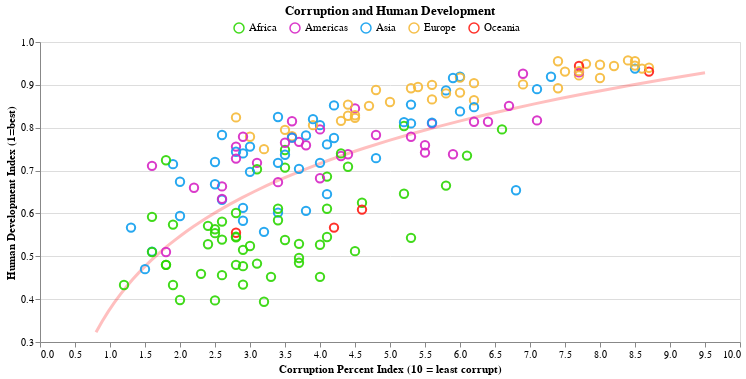

Notebook source saved alongside this figure:
### Code cell
select_year = alt.selection_single(
    name='Select', fields=['year'], init={'year': 2019},
    bind=alt.binding_range(min=2011, max=2019, step=2)
)
selection = alt.selection_multi(fields=['continent'], bind='legend')
scales = alt.selection_interval(bind='scales')

base_int = alt.Chart(tudo, title ='Corruption and Human Development').encode(
    x = alt.X('CPI:Q',title='Corruption Percent Index (10 = least corrupt)',
              scale=alt.Scale(zero=False),axis=alt.Axis(grid=False)),
    y = alt.Y('HDI:Q', title = 'Human Development Index (1=best)',scale=alt.Scale(zero=False,domain =[.3,1])),
    ).properties(
    width=700,
    height=300,
)

points_int = base_int.mark_point(size=70).encode(color = alt.Color('continent',scale=alt.Scale(
        range =[ "#2CD602","#D625C4",'#0F9FEE',"#F5B938", "#FF1C14", "#A85402", "#ff6347"]
        ),legend=alt.Legend(
        orient='none',
        legendY=-20,
        legendX=193,
        direction='horizontal',
        title=None,
        labelFontSize = 11)),
        opacity=alt.condition(selection, alt.value(.9), alt.value(0.1)),                                                       
        tooltip =['country','CPI','HDI','continent','year']
        ).add_selection(
    selection,
    scales,
    select_year
    ).transform_filter(select_year)

curve_int = base_int.mark_line(
    color='red',
    size=3,
    opacity=0.25
).transform_regression(
    'CPI',    
    'HDI',
    method='log'
).encode()

curve_int + points_int

### Figure 1 — Vega-Lite specification as saved in the notebook (floating-point values rounded to 4 significant figures; data arrays with more than 128 entries replaced by an {"elided": "..."} marker saying what was removed)
{"config": {"view": {"continuousWidth": 400, "continuousHeight": 300}}, "layer": [{"mark": {"type": "line", "color": "red", "opacity": 0.25, "size": 3}, "encoding": {"x": {"type": "quantitative", "axis": {"grid": false}, "field": "CPI", "scale": {"zero": false}, "title": "Corruption Percent Index (10 = least corrupt)"}, "y": {"type": "quantitative", "field": "HDI", "scale": {"domain": [0.3, 1], "zero": false}, "title": "Human Development Index (1=best)"}}, "height": 300, "title": "Corruption and Human Development", "transform": [{"on": "CPI", "regression": "HDI", "method": "log"}], "width": 700}, {"mark": {"type": "point", "size": 70}, "encoding": {"color": {"type": "nominal", "field": "continent", "legend": {"direction": "horizontal", "labelFontSize": 11, "legendX": 193, "legendY": -20, "orient": "none", "title": null}, "scale": {"range": ["#2CD602", "#D625C4", "#0F9FEE", "#F5B938", "#FF1C14", "#A85402", "#ff6347"]}}, "opacity": {"condition": {"value": 0.9, "selection": "selector001"}, "value": 0.1}, "tooltip": [{"type": "nominal", "field": "country"}, {"type": "quantitative", "field": "CPI"}, {"type": "quantitative", "field": "HDI"}, {"type": "nominal", "field": "continent"}, {"type": "quantitative", "field": "year"}], "x": {"type": "quantitative", "axis": {"grid": false}, "field": "CPI", "scale": {"zero": false}, "title": "Corruption Percent Index (10 = least corrupt)"}, "y": {"type": "quantitative", "field": "HDI", "scale": {"domain": [0.3, 1], "zero": false}, "title": "Human Development Index (1=best)"}}, "height": 300, "selection": {"selector001": {"type": "multi", "fields": ["continent"], "bind": "legend"}, "selector002": {"type": "interval", "bind": "scales"}, "Select": {"type": "single", "fields": ["year"], "init": {"year": 2019}, "bind": {"input": "range", "max": 2019, "min": 2011, "step": 2}}}, "title": "Corruption and Human Development", "transform": [{"filter": {"selection": "Select"}}], "width": 700}], "data": {"name": "data-bd22d6fff388d0f3353e368e7d61756a"}, "$schema": "https://vega.github.io/schema/vega-lite/v4.8.1.json", "datasets": {"data-bd22d6fff388d0f3353e368e7d61756a": {"elided": "683 records"}}}
